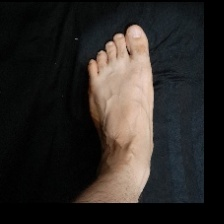
#> input picture koledata/224_sized/sample (10).jpg, 224 x 224 px; its folder holds 4 pictures in this run
$ jupyter execute --allow-errors Untitled.ipynb
#> lines starting #> are read from the running program, lines starting #| are printed output that depends on the picture
[cell 1]
import numpy as np
import cv2
import matplotlib.pyplot as plt
import os
import shutil

[cell 2]
list_data = os.listdir('224_sized/')

[cell 3]
os.mkdir('binary_Ground_Truth')

[cell 4]
for image_name in list_data:
    if image_name.endswith(".jpg"):
        try:
            image = cv2.imread(f"224_sized/{image_name}", 0)
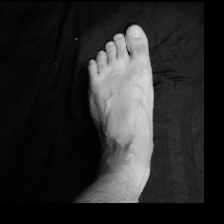
#> image: shape (224, 224); min 0, max 219, mean 40.2
            text_file_name = image_name.replace(".jpg",".txt")
            with open(f'224_sized/{text_file_name}') as text_file:
                text = text_file.read()

            points = text.split()
            w_center_box = int(float(points[1])*224)
            h_center_box = int(float(points[2])*224)
            delta_w = int(float(points[3])* 224)
            delta_h = int(float(points[4])* 224)

            croped_image = image[max(0,int(h_center_box-(delta_h/2)-5)):min(244,int(h_center_box+(delta_h/2)+5)),
                                 max(0,int(w_center_box-(delta_w/2)-5)):min(244,int(w_center_box+(delta_w/2)+5))]

            binary_cropped_image = cv2.threshold(croped_image,0,255,cv2.THRESH_OTSU)[1]

            new_image = np.zeros((224,224))

            new_image[max(0,int(h_center_box-(delta_h/2)-5)):min(244,int(h_center_box+(delta_h/2)+5)),
                      max(0,int(w_center_box-(delta_w/2)-5)):min(244,int(w_center_box+(delta_w/2)+5))] += binary_cropped_image

            cv2.imwrite(f'binary_Ground_Truth/{image_name}', new_image)
            shutil.copy(f'224_sized/{text_file_name}',f'binary_Ground_Truth/{text_file_name}')

        except:
            print(image_name)
#> pass 2 of the loop `for image_name in list_data:`:
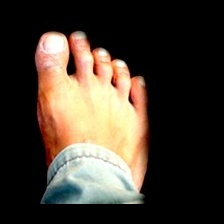
#> input picture koledata/224_sized/sample (101).jpg, 224 x 224 px
#> `image = cv2.imread(f"224_sized/{image_name}", 0)`:
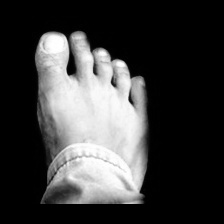
#> image: shape (224, 224); min 0, max 255, mean 61.4
#> pass 3 of the loop `for image_name in list_data:`:
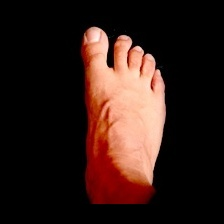
#> input picture koledata/224_sized/sample (105).jpg, 224 x 224 px
#> `image = cv2.imread(f"224_sized/{image_name}", 0)`:
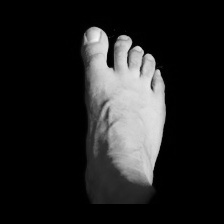
#> image: shape (224, 224); min 0, max 245, mean 34.1
#> the loop made 4 passes; the first 3 are shown
